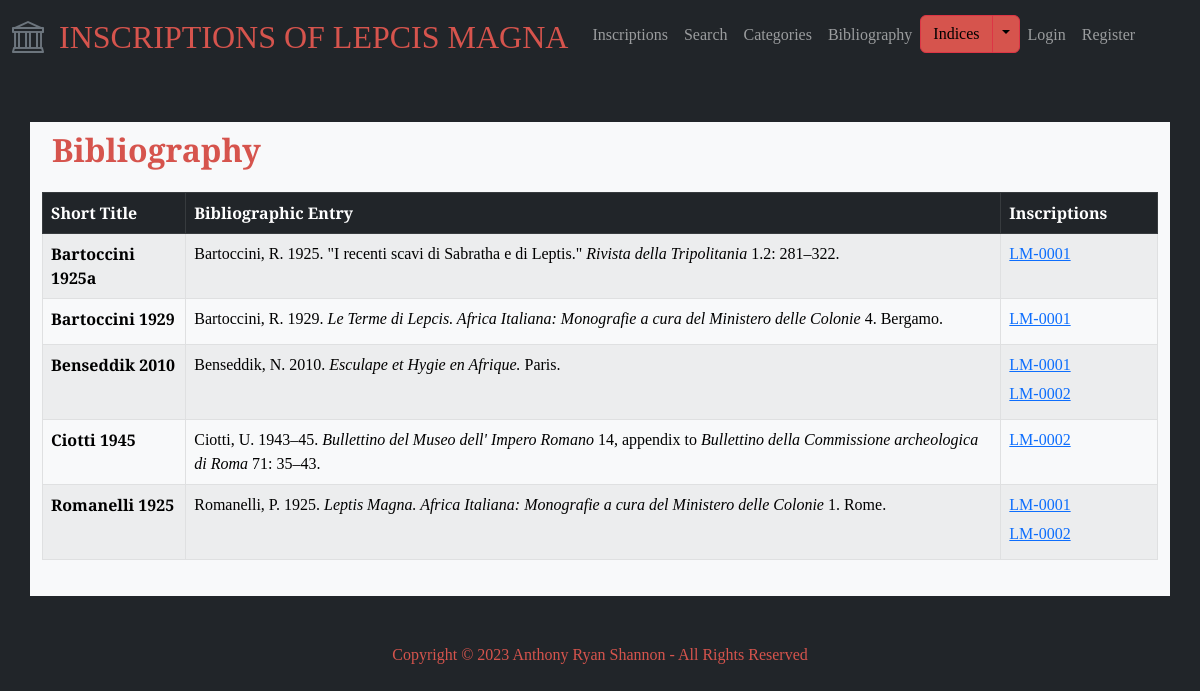
The app's page /bibliography with its own data.
### lepcismagna/models.py (models this page shows, shortened)
class Bibliography(models.Model):
    class Meta:
        verbose_name_plural = 'bibliography entries'
    short_title = models.CharField(max_length=50, blank=True)
    entry = models.TextField(blank=True)
    inscriptions = models.ManyToManyField('Inscription', blank=True)

class Inscription(models.Model):
    entry_creation_time = models.DateTimeField(auto_now_add=True)
    entry_creator = models.ForeignKey(User, on_delete=models.CASCADE, blank=True, null=True)
    is_validated = models.BooleanField(default=False)
    inscription_id = models.CharField(max_length=20, blank=True)
    title = models.CharField(max_length=100, blank=True)
    description = models.TextField(blank=True)
    materials = models.ManyToManyField('Material', blank=True, related_name='materials')
    object_types = models.ManyToManyField('ObjectType', blank=True, related_name='object_types')
    text = models.TextField(blank=True)
    techniques = models.ManyToManyField('Technique', blank=True, related_name='techniques')
    letters = models.TextField(blank=True)
    languages = models.ManyToManyField('Language', blank=True, related_name='languages')
    date = models.CharField(max_length=50)
    findspot_desc = models.TextField(blank=True)
    associated_inscr = models.ManyToManyField('self', blank=True)
    original_location = models.CharField(max_length=255)
    last_recorded_location = models.CharField(max_length=255)
    repositories = models.ManyToManyField('Repository', blank=True, related_name='repositories')
    categories = models.ManyToManyField('Category', blank=True, related_name='categories')
    transcription_interpretive = models.TextField(blank=True)
    transcription_diplomatic = models.TextField(blank=True)
    transcription_appcrit = models.TextField(blank=True)
    translation_english = models.TextField(blank=True)
    commentary = models.TextField(blank=True)
    epigraphic_references = models.ManyToManyField('EpigraphicReference', blank=True, related_name='epigraphic_references')
    bibliography_text = models.TextField(blank=True)
    bibliography_entries = models.ManyToManyField('Bibliography', blank=True, related_name='bibliography_entries')
    images = models.ManyToManyField('Image', blank=True, related_name='images')
    abbreviations = models.ManyToManyField('Abbreviation', blank=True, related_name='abbreviations')
    age_at_death = models.ManyToManyField('AgeAtDeath', blank=True, related_name='age_at_death')
    divine_sacred_beings = models.ManyToManyField('DivineSacredBeing', blank=True, related_name='divine_sacred_beings')
    emperors_imperial_family = models.ManyToManyField('EmperorImperialFamily', blank=True, related_name='emperors_imperial_family')
    erasures = models.ManyToManyField('Erasure', blank=True, related_name='erasures')
    findspots = models.ManyToManyField('Findspot', blank=True, related_name='findspots')
    fragments = models.ManyToManyField('Fragment', blank=True, related_name='fragments')
    organizations = models.ManyToManyField('Organization', blank=True, related_name='organizations')
    people = models.ManyToManyField('Person', blank=True, related_name='people')
    personal_names = models.ManyToManyField('PersonalName', blank=True, related_name='personal_names')
    place_names = models.ManyToManyField('PlaceName', blank=True, related_name='place_names')
    symbols = models.ManyToManyField('Symbol', blank=True, related_name='symbols')
    words = models.ManyToManyField('Word', blank=True, related_name='words')

### lepcismagna/views.py (the view)
# urls.py: path("bibliography", views.bibliography, name="bibliography"),
def bibliography(request):
    bibliography_entries = Bibliography.objects.all()
    return render(request, "lepcismagna/bibliography.html", {"bibliography_entries": bibliography_entries})

### lepcismagna/templates/lepcismagna/bibliography.html (shortened to what this page needs)
{% extends "lepcismagna/layout.html" %} {% block body %}
<div class="index-header">
  <h2>Bibliography</h2>
</div>
<table class="table table-striped table-hover table-bordered">
  <thead class="table-dark">
    <tr>
      <th scope="col">Short Title</th>
      <th scope="col">Bibliographic Entry</th>
      <th scope="col">Inscriptions</th>
    </tr>
  </thead>
  <tbody class="table-light">
    {% for bibliography_entry in bibliography_entries %}
    <tr>
      <th scope="row">{{ bibliography_entry.short_title }}</th>
      <td>{{ bibliography_entry.entry|safe }}</td>
      <td>
        <ul id="index-inscription-list">
          {% for inscription in bibliography_entry.inscriptions.all %}
          <li class="inscription-list-item">
            <a
              href="{% url 'inscription_detail' inscription.inscription_id|default:'No inscription ID' %}"
            >
              {{ inscription.inscription_id }}
            </a>
          </li>
          {% endfor %}
        </ul>
      </td>
    </tr>
    {% endfor %}
  </tbody>
</table>
{% endblock %}

### lepcismagna/static/lepcismagna/styles.css (style rules this page uses)
body { font-family: "EB Garamond", serif; font-style: normal; font-variant: normal; }
h2 { color: #d6544d; font-size: 32px; font-weight: 700; line-height: 35px; margin-bottom: 15px; }
li:not(last-child) { margin-bottom: 5px; }
.index-header { padding: 10px; }
.inscription-list-item { display: inline-block; margin-right: 10px; }
#inscriptions-list, #index-inscription-list, #category-items, #dossier-list { list-style: none; padding-left: 0; margin: 0; }

### records on screen
Bibliography: short_title "Romanelli 1925", entry "Romanelli, P. 1925. Leptis Magna. Africa Italiana: Monografie a cura del Ministero delle Colonie 1. Rome."
Inscription: inscription_id "LM-0001"
Inscription: inscription_id "LM-0002"
Bibliography: short_title "Bartoccini 1929", entry "Bartoccini, R. 1929. Le Terme di Lepcis. Africa Italiana: Monografie a cura del Ministero delle Colonie 4. Bergamo."
Bibliography: short_title "Bartoccini 1925a", entry "Bartoccini, R. 1925. \"I recenti scavi di Sabratha e di Leptis.\" Rivista della Tripolitania 1.2: 281–322."
Bibliography: short_title "Benseddik 2010", entry "Benseddik, N. 2010. Esculape et Hygie en Afrique. Paris."
Bibliography: short_title "Ciotti 1945", entry "Ciotti, U. 1943–45. Bullettino del Museo dell' Impero Romano 14, appendix to Bullettino della Commissione archeologica di Roma 71: 35–43."
